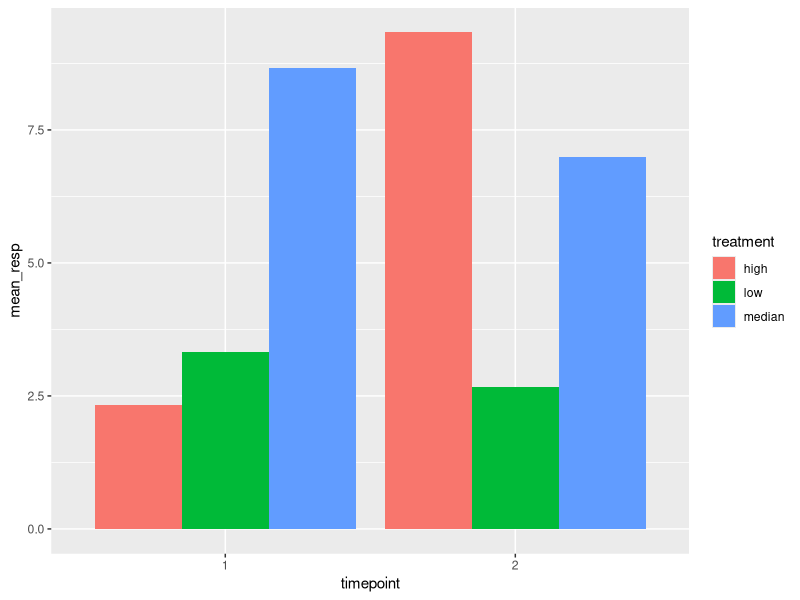
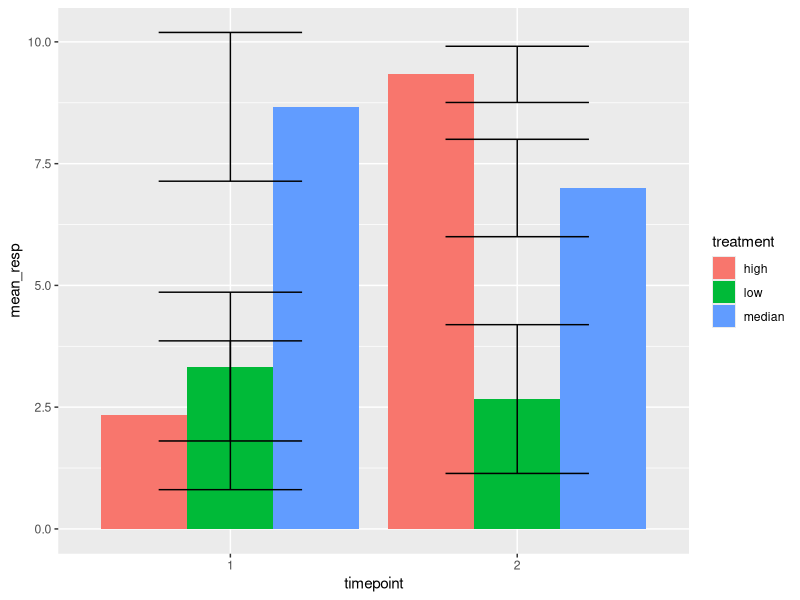
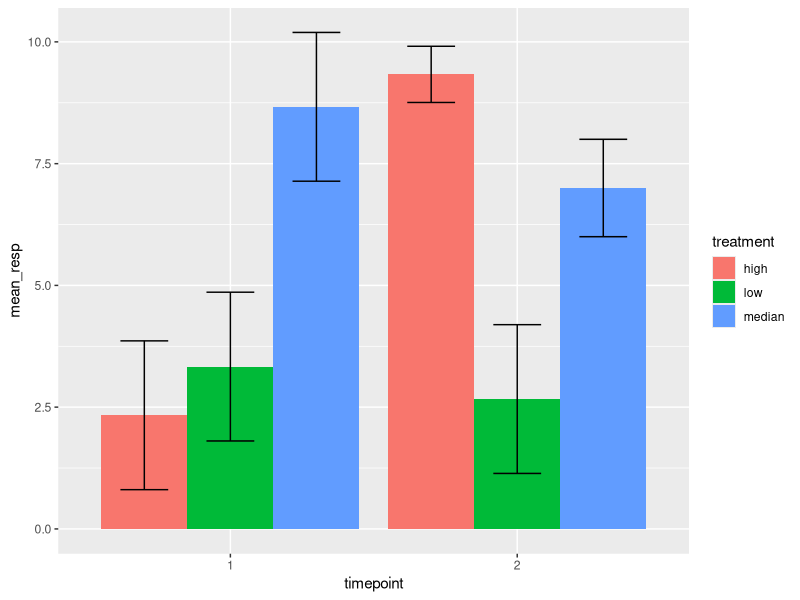

The R source for these figures, in order:
### Author: Nils Hintz
### Date: 06/April/2020

library(ggplot2)
library(plyr)

# Problem: dodged barplot with individuall errorbars --------------------


# I build up some very simple dataset, which is usefull for ecologist:
#with treatment, replicate annotation and a response (e.g. measured variable/nutrient)

treatment <- c('high','high','high', 'low','low','low', 'median','median','median')
replicate_no <- rep(1:3,3)
response <- c('1','2','4','2','3','5','7','9','10','9','9','10','4','3','1','6','8','7')
timepoint <- c(1,1,1,1,1,1,1,1,1,2,2,2,2,2,2,2,2,2)

dataset <- data.frame(timepoint,treatment, replicate_no, response) 
dataset$response <- as.numeric(dataset$response)
dataset$timepoint <- as.factor(dataset$timepoint)

#allready now there are lots of datapoints, for a better illustration you want to average your replicates
#geom_bar would do this by itself if you want to. But it does not calculate standard deviation and errorbars
#and often  you need averaged values for other statitical tests.

dataset<-ddply(dataset,c("timepoint","treatment"), summarise,
               mean_resp = mean(response,na.rm=TRUE),
               sd_resp   = sd(response, na.rm=TRUE))

#lets plot our simplified dataset
ggplot(data = dataset, aes(x = timepoint, y=mean_resp, fill= treatment)) + #here the aesthetics are in the ggplot function itself! Hence subordinated, which is necessary if you want to assign individual colors with scale_color_manual()
  geom_bar(stat="identity",  position = "dodge")


#but we want an information to our data variabiliy = SD. Usually done as Errorbars
ggplot(data = dataset, aes(x = timepoint, y=mean_resp, fill= treatment)) + #here the aesthetics are in the ggplot function itself! Hence subordinated, which si necessary if you want to assign individual colors with scale_color_manual()
  geom_bar(stat="identity",  position = "dodge")+
  geom_errorbar(aes(ymin=mean_resp-sd_resp, ymax=mean_resp+sd_resp), width=0.5)

#you can see, due to the position="dodge" within geom_bar, our Bars are pretty distributed. However this does not apply for the Errorbars.
#here the position_dodge() function helps out.

ggplot(data = dataset, aes(x = timepoint, y=mean_resp, fill= treatment)) + #here the aesthetics are in the ggplot function itself! Hence subordinated, which si necessary if you want to assign individual colors with scale_color_manual()
  geom_bar(stat="identity",  position = "dodge")+
  geom_errorbar(aes(ymin=mean_resp-sd_resp, ymax=mean_resp+sd_resp), width=0.5,
                position=position_dodge(0.9)) #0.9 is like the optimal dodging distance for errorbars. Try other values and see what happens

#for more informations visit: https://ggplot2.tidyverse.org/reference/position_dodge.html
#There are even more beautiful examples
